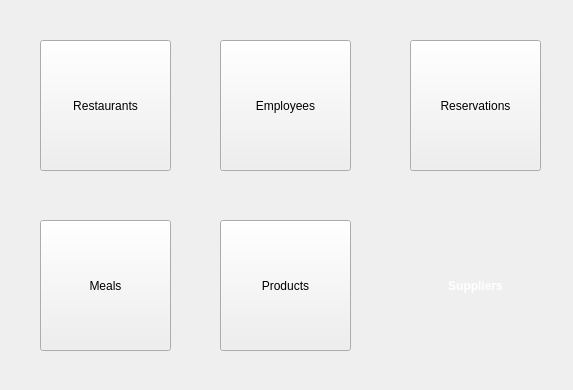
<?xml version="1.0" encoding="UTF-8"?>
<ui version="4.0">
 <class>MainWindow</class>
 <widget class="QMainWindow" name="MainWindow">
  <property name="geometry">
   <rect>
    <x>0</x>
    <y>0</y>
    <width>573</width>
    <height>390</height>
   </rect>
  </property>
  <property name="windowTitle">
   <string>MainWindow</string>
  </property>
  <property name="styleSheet">
   <string notr="true">background-image: url(start.png);</string>
  </property>
  <widget class="QWidget" name="centralwidget">
   <widget class="QPushButton" name="butRest">
    <property name="geometry">
     <rect>
      <x>40</x>
      <y>40</y>
      <width>131</width>
      <height>131</height>
     </rect>
    </property>
    <property name="text">
     <string>Restaurants</string>
    </property>
   </widget>
   <widget class="QPushButton" name="butRese">
    <property name="geometry">
     <rect>
      <x>410</x>
      <y>40</y>
      <width>131</width>
      <height>131</height>
     </rect>
    </property>
    <property name="text">
     <string>Reservations</string>
    </property>
   </widget>
   <widget class="QPushButton" name="butEmp">
    <property name="geometry">
     <rect>
      <x>220</x>
      <y>40</y>
      <width>131</width>
      <height>131</height>
     </rect>
    </property>
    <property name="text">
     <string>Employees</string>
    </property>
   </widget>
   <widget class="QPushButton" name="butMeal">
    <property name="geometry">
     <rect>
      <x>40</x>
      <y>220</y>
      <width>131</width>
      <height>131</height>
     </rect>
    </property>
    <property name="text">
     <string>Meals</string>
    </property>
   </widget>
   <widget class="QPushButton" name="butProd">
    <property name="geometry">
     <rect>
      <x>220</x>
      <y>220</y>
      <width>131</width>
      <height>131</height>
     </rect>
    </property>
    <property name="text">
     <string>Products</string>
    </property>
   </widget>
   <widget class="QPushButton" name="butSupp">
    <property name="geometry">
     <rect>
      <x>410</x>
      <y>220</y>
      <width>131</width>
      <height>131</height>
     </rect>
    </property>
    <property name="styleSheet">
     <string notr="true"> font-size: 12px;
  font-weight: 500;
color:white;
background-image: url(btn.png);
border-radius:5px;</string>
    </property>
    <property name="text">
     <string>Suppliers</string>
    </property>
   </widget>
  </widget>
 </widget>
 <resources/>
 <connections/>
</ui>
